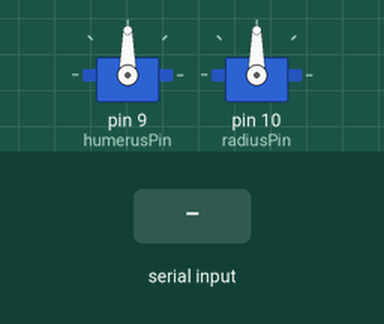
Recording of a sketch running on a simulated Arduino Uno, built with avr-gcc and run on an emulated ATmega328P. Shown: 2 × servo. The inputs (shaded band) are chosen by the test bench.

Above: at 1.2 s.
1.3 s: byte 30 received over Serial
At 2.4 s:
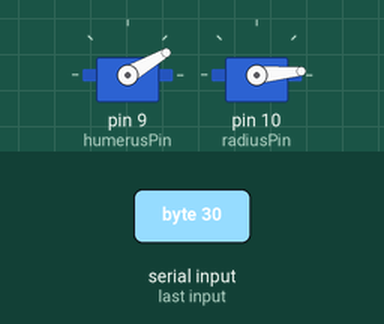
2.8 s: byte 90 received over Serial
At 3.6 s:
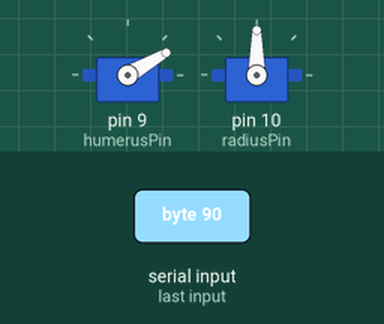
4.3 s: byte 120 received over Serial
At 4.7 s:
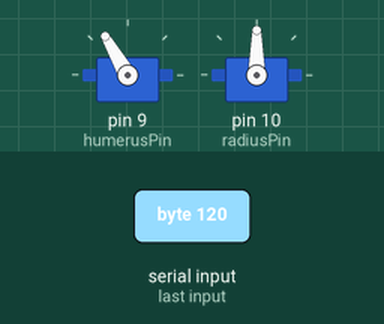
5.8 s: byte 30 received over Serial
At 7.0 s:
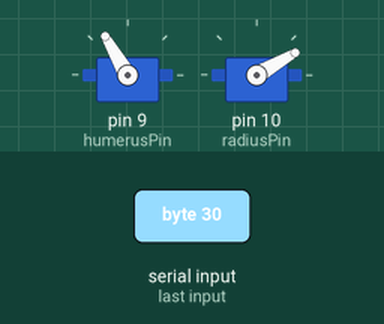
7.3 s: byte 90 received over Serial
At 8.2 s:
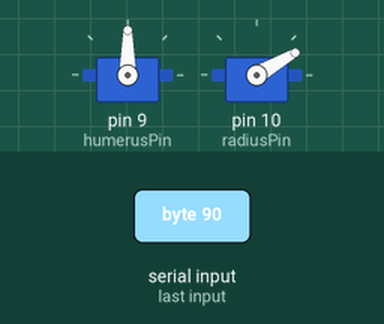
8.8 s: byte 120 received over Serial
At 9.3 s:
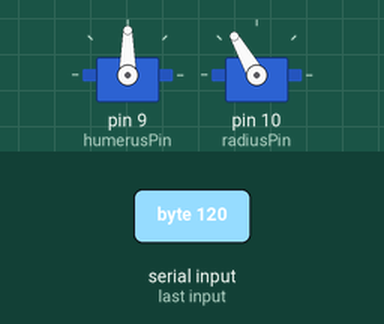
Timing chart, 0 to 11.3 s (numbered marks = the images above; inputs shaded):
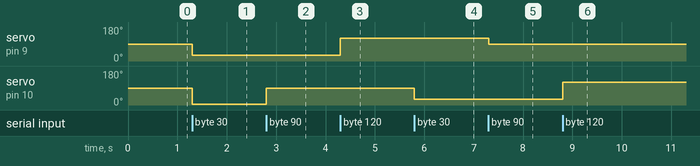

The sketch:

kinectParse.ino
```cpp
/*Kinect parse for Servo control
 *
 * Taken from Making things See
 *
 * written by D. Godrick
 * 7/25/2017
 *
 *
 */

 #include<Servo.h>

#define humerusPin 9
#define radiusPin 10

 Servo humerus;
 Servo radius;


 int nextServo = 0;
 int servoAngles[] = {5,5};

 void setup(){

  Serial.begin(9600);
  humerus.attach(humerusPin);
  radius.attach(radiusPin);
  Serial.setTimeout(100);
 }

void loop(){


if (Serial.available()>0){//if data is available
  int angle = Serial.read();
  constrain(angle,10,165);
// Serial.println(angle);
  servoAngles[nextServo] = angle;
  nextServo++;
  if (nextServo > 1){
    nextServo = 0;
  }
//  Serial.print(servoAngles[0]);
//  Serial.print("\t");
//  Serial.println(servoAngles[1]);
  humerus.write(servoAngles[0]);
  radius.write(servoAngles[1]);
  }
}
```

Measured:
- after the input at 1.3 s, servo on pin 9 (humerusPin): 90° → 30° at once; servo on pin 10 (radiusPin): 90° → 5° at once
- after the input at 2.8 s, servo on pin 10 (radiusPin): 5° → 90° at once
- after the input at 4.3 s, servo on pin 9 (humerusPin): 30° → 120° at once
- after the input at 5.8 s, servo on pin 10 (radiusPin): 90° → 30° at once
- after the input at 7.3 s, servo on pin 9 (humerusPin): 120° → 90° at once
- after the input at 8.8 s, servo on pin 10 (radiusPin): 30° → 120° at once
